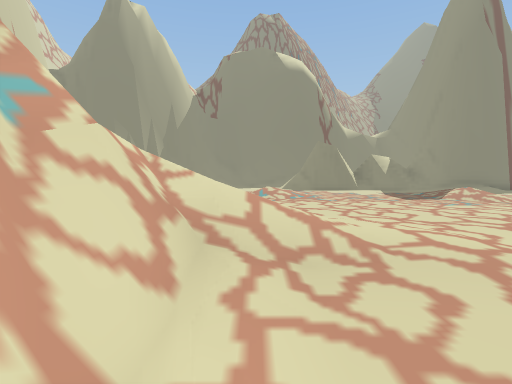
View 1 (above)

24 first-person views from a walk through a 3-D level made in the Unity game engine. The camera is 1.5 m above the floor, tilts 4° down and sees 85° across. The floor is counted in squares, 2 m on a side. Each view is taken from the middle of a square. On the plan, view 1 faces up. The plan holds only what a view shows up to about 10 squares ahead; the rest is blank. The place goes on beyond the plan. The player character is not drawn.

View 2
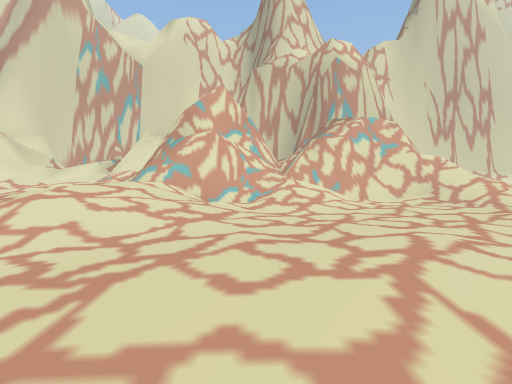

View 3
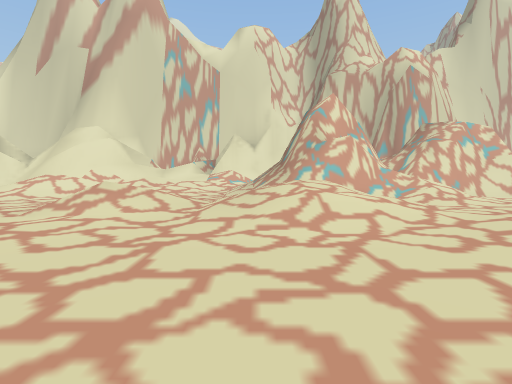

View 4
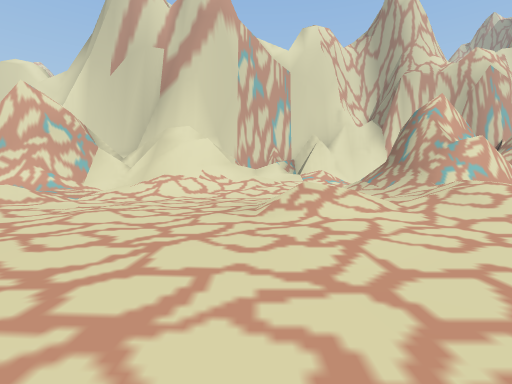

View 5
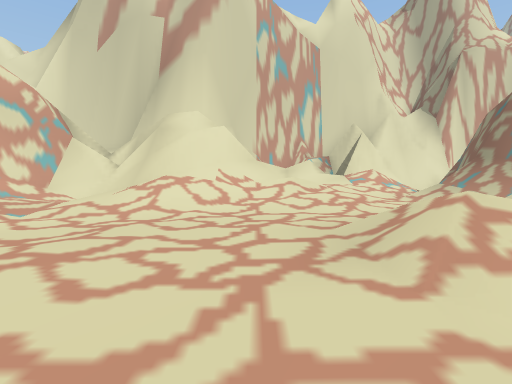

View 6
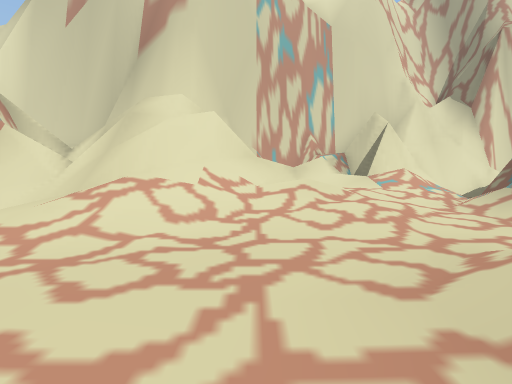

View 7
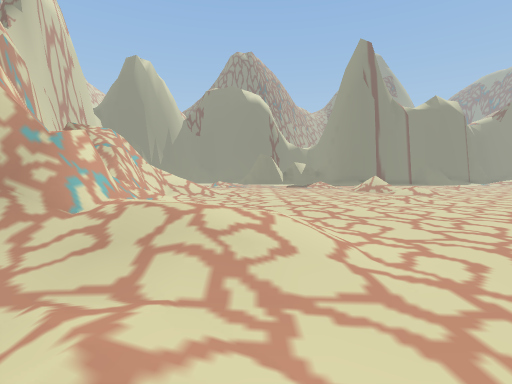

View 8
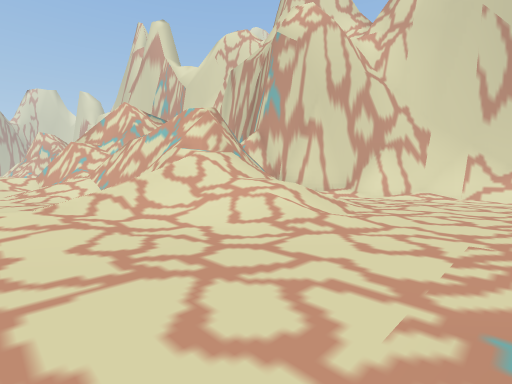

View 9
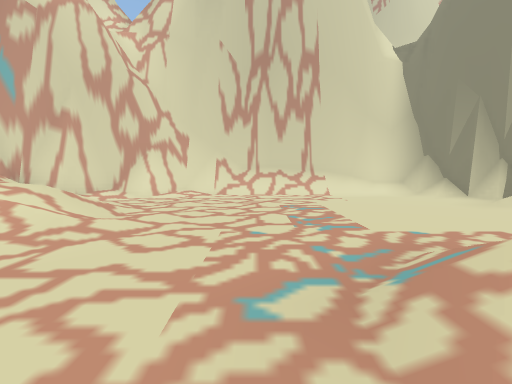

View 10
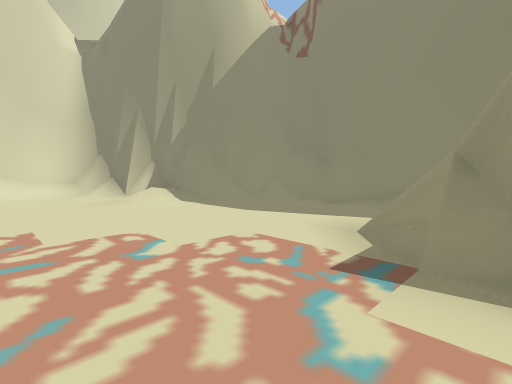

View 11
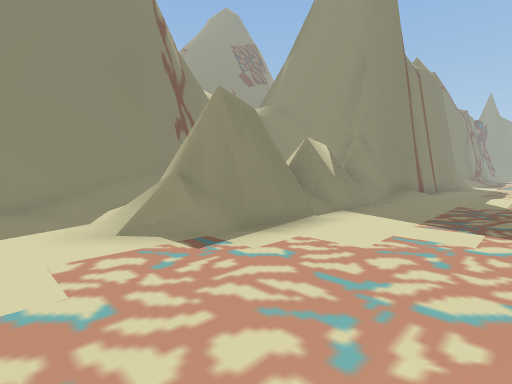

View 12
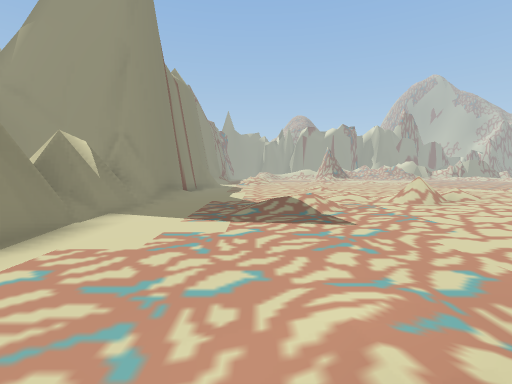

View 13
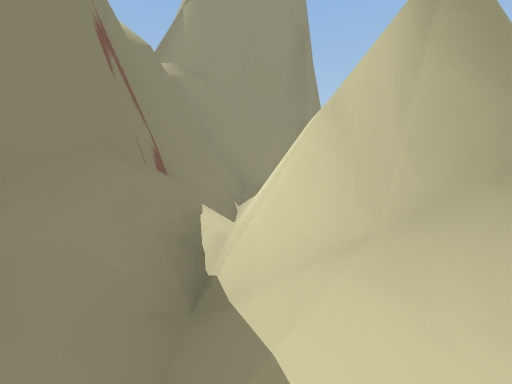

View 14
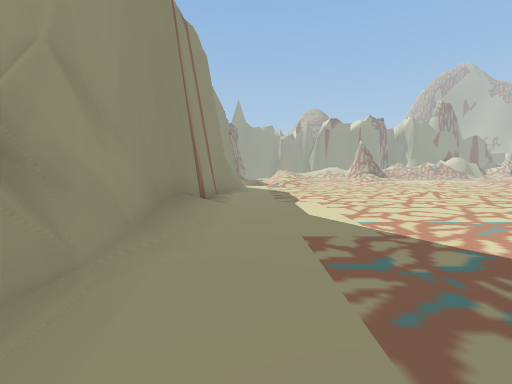

View 15
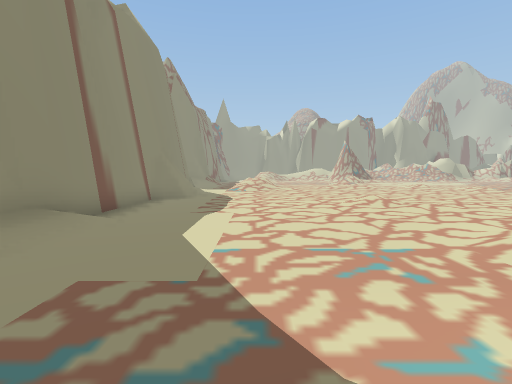

View 16
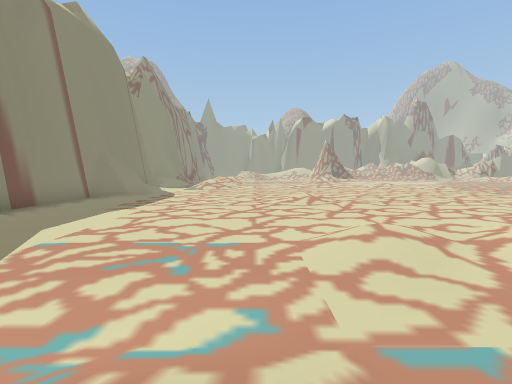

View 17
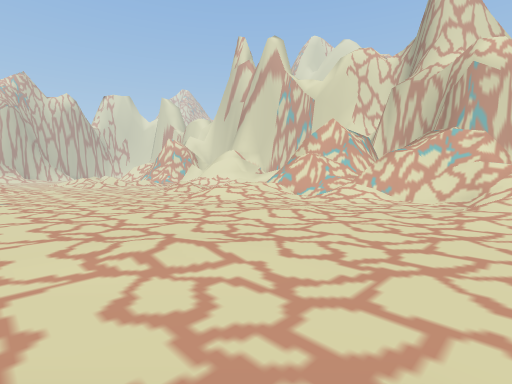

View 18
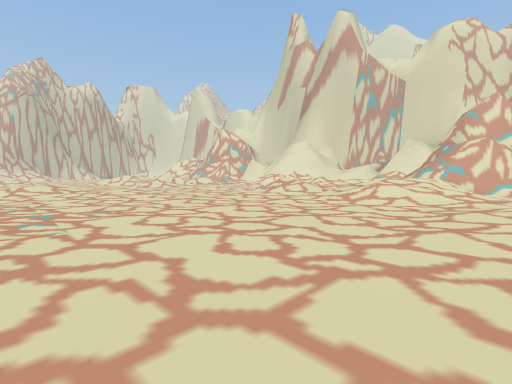

View 19
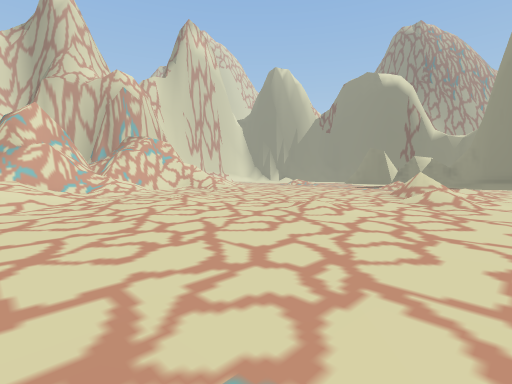

View 20
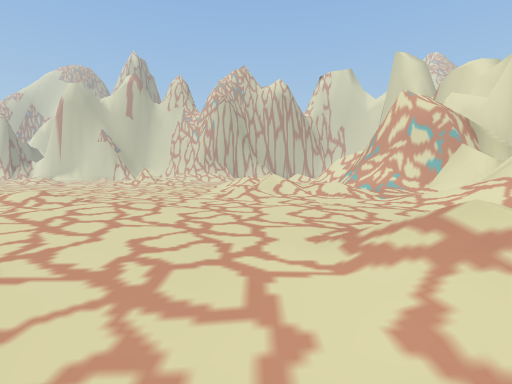

View 21
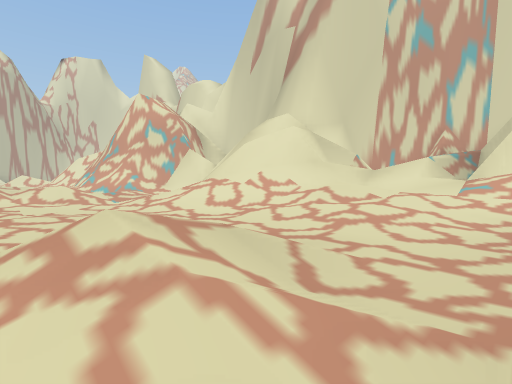

View 22
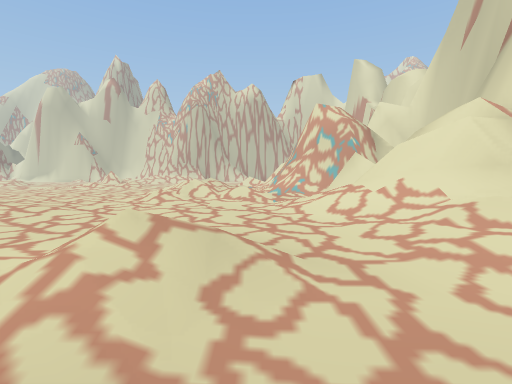

View 23
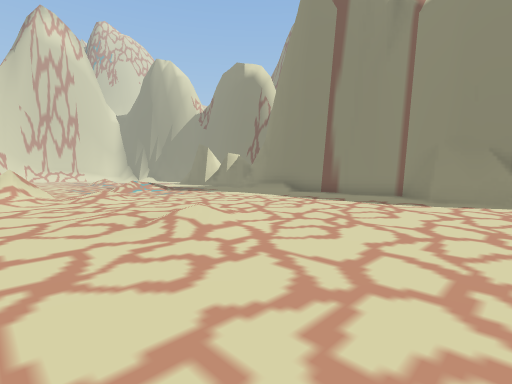

View 24
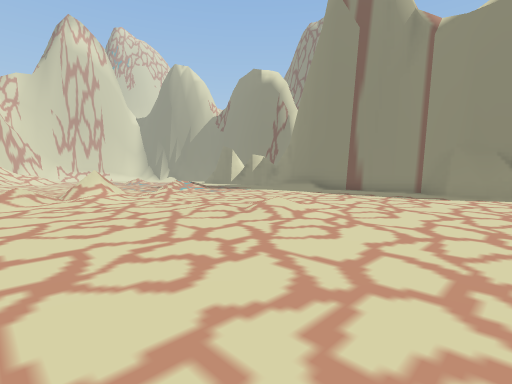

### Floor plan
Key: @ floor where view 1 was taken; # wall or solid block; . main floor; : floor 0.25 m higher than the main floor; / step, stairs or slope; = window, fence, low wall or low ledge; ^ raised ledge; v drop or lower ground.
Columns run from 9 left of view 1 to 19 right of it. Each row starts with its distance up from view 1.
 19       ^##^######^
 18     ^##/.//////###^
 17    ^#//..../#=////#
 16  ^##//...../#  #  #
 15 ^#/.//.....=#################
 14 ^/................////....##/
 13 #/...........................
 12  /...........................
 11  /.......///....//...........
 10  /.......///....//...........
  9  /..............//...........
  8 ^#................./..../....
  7  #/....//..........//...//...
  6  ^#..////.........///........
  5   #/. //////......=//........
  4   ^#/ ///////......//........
  3    #//###///.......//........
  2    ^###=#/............ ....
  1       ==#........//...   ..
  0       #=#@/..//..//...
 -1       ==#//...........
 -2       ##///...........
 -3   ^#   ###///.........
 -4    ### ^##////........
 -5    ####=#/////......./
 -6    ##/////////.......
 -7    ##////////........
 -8  ####///..///........
 -9  ^#//////.///........
-10   # /////..//........
-11   ###==//............
-12   ^#=v#//...........
-13    #//////...../:///
-14    ^ v////........//
-15    ^ v#////../.....
-16   #/ ###///////.....
-17   #/ ^^ #/ /// .....

Where each view was taken, in squares from view 1:
view 1: 0 up, 0 right, facing up
view 2: 2 down, 7 right, facing left
view 3: 6 down, 8 right, facing left
view 4: 10 down, 8 right, facing left
view 5: 11 down, 5 right, facing left
view 6: 11 down, 3 right, facing left
view 7: 9 down, 3 right, facing up
view 8: 9 up, 2 right, facing down-left
view 9: 9 up, 2 right, facing left
view 10: 12 up, 3 right, facing up-left
view 11: 11 up, 0 right, facing up-right
view 12: 11 up, 0 right, facing right
view 13: 17 up, 1 right, facing right
view 14: 13 up, 6 right, facing right
view 15: 11 up, 7 right, facing right
view 16: 9 up, 7 right, facing right
view 17: 4 up, 10 right, facing down-left
view 18: 2 down, 11 right, facing down-left
view 19: 5 down, 12 right, facing up-left
view 20: 7 down, 4 right, facing down
view 21: 7 down, 3 right, facing down-left
view 22: 6 down, 1 right, facing down
view 23: 5 up, 19 right, facing up-left
view 24: 3 up, 19 right, facing up-left
